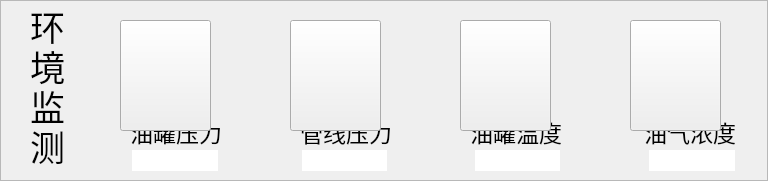
     <widget class="QFrame" name="frame_5">
      <property name="geometry">
       <rect>
        <x>240</x>
        <y>360</y>
        <width>768</width>
        <height>181</height>
       </rect>
      </property>
      <property name="font">
       <font>
        <stylestrategy>PreferAntialias</stylestrategy>
       </font>
      </property>
      <property name="frameShape">
       <enum>QFrame::StyledPanel</enum>
      </property>
      <property name="frameShadow">
       <enum>QFrame::Raised</enum>
      </property>
      <widget class="QLabel" name="label_141">
       <property name="geometry">
        <rect>
         <x>110</x>
         <y>10</y>
         <width>110</width>
         <height>110</height>
        </rect>
       </property>
       <property name="font">
        <font>
         <stylestrategy>PreferAntialias</stylestrategy>
        </font>
       </property>
       <property name="styleSheet">
        <string notr="true">border-image: url(:/picture/biaopan_youguanpre.png);</string>
       </property>
       <property name="text">
        <string/>
       </property>
      </widget>
      <widget class="QLabel" name="label_142">
       <property name="geometry">
        <rect>
         <x>280</x>
         <y>10</y>
         <width>110</width>
         <height>110</height>
        </rect>
       </property>
       <property name="font">
        <font>
         <stylestrategy>PreferAntialias</stylestrategy>
        </font>
       </property>
       <property name="styleSheet">
        <string notr="true">border-image: url(:/picture/biaopan_guandaopre.png);</string>
       </property>
       <property name="text">
        <string/>
       </property>
      </widget>
      <widget class="QLabel" name="label_143">
       <property name="geometry">
        <rect>
         <x>440</x>
         <y>10</y>
         <width>131</width>
         <height>121</height>
        </rect>
       </property>
       <property name="font">
        <font>
         <stylestrategy>PreferAntialias</stylestrategy>
        </font>
       </property>
       <property name="styleSheet">
        <string notr="true">border-image: url(:/picture/tank_temp.png);</string>
       </property>
       <property name="text">
        <string/>
       </property>
      </widget>
      <widget class="QLabel" name="label_144">
       <property name="geometry">
        <rect>
         <x>620</x>
         <y>10</y>
         <width>121</width>
         <height>110</height>
        </rect>
       </property>
       <property name="font">
        <font>
         <stylestrategy>PreferAntialias</stylestrategy>
        </font>
       </property>
       <property name="styleSheet">
        <string notr="true">border-image: url(:/picture/tank_gas.png);</string>
       </property>
       <property name="text">
        <string/>
       </property>
      </widget>
      <widget class="QLabel" name="label_145">
       <property name="geometry">
        <rect>
         <x>130</x>
         <y>116</y>
         <width>121</width>
         <height>31</height>
        </rect>
       </property>
       <property name="font">
        <font>
         <pointsize>17</pointsize>
         <weight>50</weight>
         <bold>false</bold>
         <stylestrategy>PreferAntialias</stylestrategy>
        </font>
       </property>
       <property name="text">
        <string>油罐压力</string>
       </property>
      </widget>
      <widget class="QLabel" name="label_146">
       <property name="geometry">
        <rect>
         <x>300</x>
         <y>116</y>
         <width>91</width>
         <height>31</height>
        </rect>
       </property>
       <property name="font">
        <font>
         <pointsize>17</pointsize>
         <weight>50</weight>
         <bold>false</bold>
         <stylestrategy>PreferAntialias</stylestrategy>
        </font>
       </property>
       <property name="text">
        <string>管线压力</string>
       </property>
      </widget>
      <widget class="QLabel" name="label_147">
       <property name="geometry">
        <rect>
         <x>470</x>
         <y>116</y>
         <width>91</width>
         <height>31</height>
        </rect>
       </property>
       <property name="font">
        <font>
         <pointsize>17</pointsize>
         <weight>50</weight>
         <bold>false</bold>
         <stylestrategy>PreferAntialias</stylestrategy>
        </font>
       </property>
       <property name="text">
        <string>油罐温度</string>
       </property>
      </widget>
      <widget class="QLabel" name="label_148">
       <property name="geometry">
        <rect>
         <x>644</x>
         <y>116</y>
         <width>91</width>
         <height>31</height>
        </rect>
       </property>
       <property name="font">
        <font>
         <pointsize>17</pointsize>
         <weight>50</weight>
         <bold>false</bold>
         <stylestrategy>PreferAntialias</stylestrategy>
        </font>
       </property>
       <property name="text">
        <string>油气浓度</string>
       </property>
      </widget>
      <widget class="QLabel" name="label_oilgas_tankpre">
       <property name="geometry">
        <rect>
         <x>133</x>
         <y>150</y>
         <width>85</width>
         <height>21</height>
        </rect>
       </property>
       <property name="font">
        <font>
         <pointsize>15</pointsize>
         <stylestrategy>PreferAntialias</stylestrategy>
        </font>
       </property>
       <property name="styleSheet">
        <string notr="true">background-color: rgb(255, 255, 255);</string>
       </property>
       <property name="text">
        <string/>
       </property>
       <property name="alignment">
        <set>Qt::AlignCenter</set>
       </property>
      </widget>
      <widget class="QLabel" name="label_oilgas_pipepre">
       <property name="geometry">
        <rect>
         <x>302</x>
         <y>150</y>
         <width>85</width>
         <height>21</height>
        </rect>
       </property>
       <property name="font">
        <font>
         <pointsize>15</pointsize>
         <stylestrategy>PreferAntialias</stylestrategy>
        </font>
       </property>
       <property name="styleSheet">
        <string notr="true">background-color: rgb(255, 255, 255);</string>
       </property>
       <property name="text">
        <string/>
       </property>
       <property name="alignment">
        <set>Qt::AlignCenter</set>
       </property>
      </widget>
      <widget class="QLabel" name="label_oilgas_tanktemp">
       <property name="geometry">
        <rect>
         <x>475</x>
         <y>150</y>
         <width>85</width>
         <height>21</height>
        </rect>
       </property>
       <property name="font">
        <font>
         <pointsize>15</pointsize>
         <stylestrategy>PreferAntialias</stylestrategy>
        </font>
       </property>
       <property name="styleSheet">
        <string notr="true">background-color: rgb(255, 255, 255);</string>
       </property>
       <property name="text">
        <string/>
       </property>
       <property name="alignment">
        <set>Qt::AlignCenter</set>
       </property>
      </widget>
      <widget class="QLabel" name="label_oilgas_tanknongdu">
       <property name="geometry">
        <rect>
         <x>649</x>
         <y>150</y>
         <width>85</width>
         <height>21</height>
        </rect>
       </property>
       <property name="font">
        <font>
         <pointsize>15</pointsize>
         <stylestrategy>PreferAntialias</stylestrategy>
        </font>
       </property>
       <property name="styleSheet">
        <string notr="true">background-color: rgb(255, 255, 255);</string>
       </property>
       <property name="text">
        <string/>
       </property>
       <property name="alignment">
        <set>Qt::AlignCenter</set>
       </property>
      </widget>
      <widget class="QLabel" name="label_10">
       <property name="geometry">
        <rect>
         <x>30</x>
         <y>0</y>
         <width>51</width>
         <height>51</height>
        </rect>
       </property>
       <property name="font">
        <font>
         <pointsize>26</pointsize>
         <weight>50</weight>
         <bold>false</bold>
         <stylestrategy>PreferAntialias</stylestrategy>
        </font>
       </property>
       <property name="text">
        <string>环</string>
       </property>
      </widget>
      <widget class="QLabel" name="label_68">
       <property name="geometry">
        <rect>
         <x>30</x>
         <y>40</y>
         <width>51</width>
         <height>51</height>
        </rect>
       </property>
       <property name="font">
        <font>
         <pointsize>26</pointsize>
         <weight>50</weight>
         <bold>false</bold>
         <stylestrategy>PreferAntialias</stylestrategy>
        </font>
       </property>
       <property name="text">
        <string>境</string>
       </property>
      </widget>
      <widget class="QLabel" name="label_69">
       <property name="geometry">
        <rect>
         <x>30</x>
         <y>80</y>
         <width>51</width>
         <height>51</height>
        </rect>
       </property>
       <property name="font">
        <font>
         <pointsize>26</pointsize>
         <weight>50</weight>
         <bold>false</bold>
         <stylestrategy>PreferAntialias</stylestrategy>
        </font>
       </property>
       <property name="text">
        <string>监</string>
       </property>
      </widget>
      <widget class="QLabel" name="label_70">
       <property name="geometry">
        <rect>
         <x>30</x>
         <y>120</y>
         <width>51</width>
         <height>51</height>
        </rect>
       </property>
       <property name="font">
        <font>
         <pointsize>26</pointsize>
         <weight>50</weight>
         <bold>false</bold>
         <stylestrategy>PreferAntialias</stylestrategy>
        </font>
       </property>
       <property name="text">
        <string>测</string>
       </property>
      </widget>
      <widget class="QLabel" name="label_env_tankpre">
       <property name="geometry">
        <rect>
         <x>79</x>
         <y>130</y>
         <width>41</width>
         <height>41</height>
        </rect>
       </property>
       <property name="font">
        <font>
         <stylestrategy>PreferAntialias</stylestrategy>
        </font>
       </property>
       <property name="styleSheet">
        <string notr="true">border-image: url(:/picture/jinggao.png);</string>
       </property>
       <property name="text">
        <string/>
       </property>
      </widget>
      <widget class="QLabel" name="label_env_pipepre">
       <property name="geometry">
        <rect>
         <x>251</x>
         <y>130</y>
         <width>41</width>
         <height>41</height>
        </rect>
       </property>
       <property name="font">
        <font>
         <stylestrategy>PreferAntialias</stylestrategy>
        </font>
       </property>
       <property name="styleSheet">
        <string notr="true">border-image: url(:/picture/jinggao.png);</string>
       </property>
       <property name="text">
        <string/>
       </property>
      </widget>
      <widget class="QLabel" name="label_env_tanktem">
       <property name="geometry">
        <rect>
         <x>423</x>
         <y>130</y>
         <width>41</width>
         <height>41</height>
        </rect>
       </property>
       <property name="font">
        <font>
         <stylestrategy>PreferAntialias</stylestrategy>
        </font>
       </property>
       <property name="styleSheet">
        <string notr="true">border-image: url(:/picture/jinggao.png);</string>
       </property>
       <property name="text">
        <string/>
       </property>
      </widget>
      <widget class="QLabel" name="label_env_tanknongdu">
       <property name="geometry">
        <rect>
         <x>597</x>
         <y>130</y>
         <width>41</width>
         <height>41</height>
        </rect>
       </property>
       <property name="font">
        <font>
         <stylestrategy>PreferAntialias</stylestrategy>
        </font>
       </property>
       <property name="styleSheet">
        <string notr="true">border-image: url(:/picture/jinggao.png);</string>
       </property>
       <property name="text">
        <string/>
       </property>
      </widget>
      <widget class="QLabel" name="label_oilgas_tanknongdu_2">
       <property name="geometry">
        <rect>
         <x>650</x>
         <y>150</y>
         <width>85</width>
         <height>21</height>
        </rect>
       </property>
       <property name="font">
        <font>
         <pointsize>15</pointsize>
         <stylestrategy>PreferAntialias</stylestrategy>
        </font>
       </property>
       <property name="styleSheet">
        <string notr="true">background-color: rgb(255, 255, 255);</string>
       </property>
       <property name="text">
        <string/>
       </property>
       <property name="alignment">
        <set>Qt::AlignCenter</set>
       </property>
      </widget>
      <widget class="QLabel" name="label_oilgas_tanktemp_2">
       <property name="geometry">
        <rect>
         <x>475</x>
         <y>150</y>
         <width>85</width>
         <height>21</height>
        </rect>
       </property>
       <property name="font">
        <font>
         <pointsize>15</pointsize>
         <stylestrategy>PreferAntialias</stylestrategy>
        </font>
       </property>
       <property name="styleSheet">
        <string notr="true">background-color: rgb(255, 255, 255);</string>
       </property>
       <property name="text">
        <string/>
       </property>
       <property name="alignment">
        <set>Qt::AlignCenter</set>
       </property>
      </widget>
      <widget class="QLabel" name="label_oilgas_pipepre_2">
       <property name="geometry">
        <rect>
         <x>302</x>
         <y>150</y>
         <width>85</width>
         <height>21</height>
        </rect>
       </property>
       <property name="font">
        <font>
         <pointsize>15</pointsize>
         <stylestrategy>PreferAntialias</stylestrategy>
        </font>
       </property>
       <property name="styleSheet">
        <string notr="true">background-color: rgb(255, 255, 255);</string>
       </property>
       <property name="text">
        <string/>
       </property>
       <property name="alignment">
        <set>Qt::AlignCenter</set>
       </property>
      </widget>
      <widget class="QLabel" name="label_oilgas_tankpre_2">
       <property name="geometry">
        <rect>
         <x>132</x>
         <y>150</y>
         <width>85</width>
         <height>21</height>
        </rect>
       </property>
       <property name="font">
        <font>
         <pointsize>15</pointsize>
         <stylestrategy>PreferAntialias</stylestrategy>
        </font>
       </property>
       <property name="styleSheet">
        <string notr="true">background-color: rgb(255, 255, 255);</string>
       </property>
       <property name="text">
        <string/>
       </property>
       <property name="alignment">
        <set>Qt::AlignCenter</set>
       </property>
      </widget>
      <widget class="QToolButton" name="toolButton_detail_tankpre">
       <property name="geometry">
        <rect>
         <x>120</x>
         <y>20</y>
         <width>91</width>
         <height>111</height>
        </rect>
       </property>
       <property name="font">
        <font>
         <stylestrategy>PreferAntialias</stylestrategy>
        </font>
       </property>
       <property name="styleSheet">
        <string notr="true">border-image: url(:/picture/touming.png);</string>
       </property>
       <property name="text">
        <string/>
       </property>
      </widget>
      <widget class="QToolButton" name="toolButton_detail_pipepre">
       <property name="geometry">
        <rect>
         <x>290</x>
         <y>20</y>
         <width>91</width>
         <height>111</height>
        </rect>
       </property>
       <property name="font">
        <font>
         <stylestrategy>PreferAntialias</stylestrategy>
        </font>
       </property>
       <property name="styleSheet">
        <string notr="true">border-image: url(:/picture/touming.png);</string>
       </property>
       <property name="text">
        <string/>
       </property>
      </widget>
      <widget class="QToolButton" name="toolButton_detail_tanktempr">
       <property name="geometry">
        <rect>
         <x>460</x>
         <y>20</y>
         <width>91</width>
         <height>111</height>
        </rect>
       </property>
       <property name="font">
        <font>
         <stylestrategy>PreferAntialias</stylestrategy>
        </font>
       </property>
       <property name="styleSheet">
        <string notr="true">border-image: url(:/picture/touming.png);</string>
       </property>
       <property name="text">
        <string/>
       </property>
      </widget>
      <widget class="QToolButton" name="toolButton_detail_gasvalue">
       <property name="geometry">
        <rect>
         <x>630</x>
         <y>20</y>
         <width>91</width>
         <height>111</height>
        </rect>
       </property>
       <property name="font">
        <font>
         <stylestrategy>PreferAntialias</stylestrategy>
        </font>
       </property>
       <property name="styleSheet">
        <string notr="true">border-image: url(:/picture/touming.png);</string>
       </property>
       <property name="text">
        <string/>
       </property>
      </widget>
     </widget>
